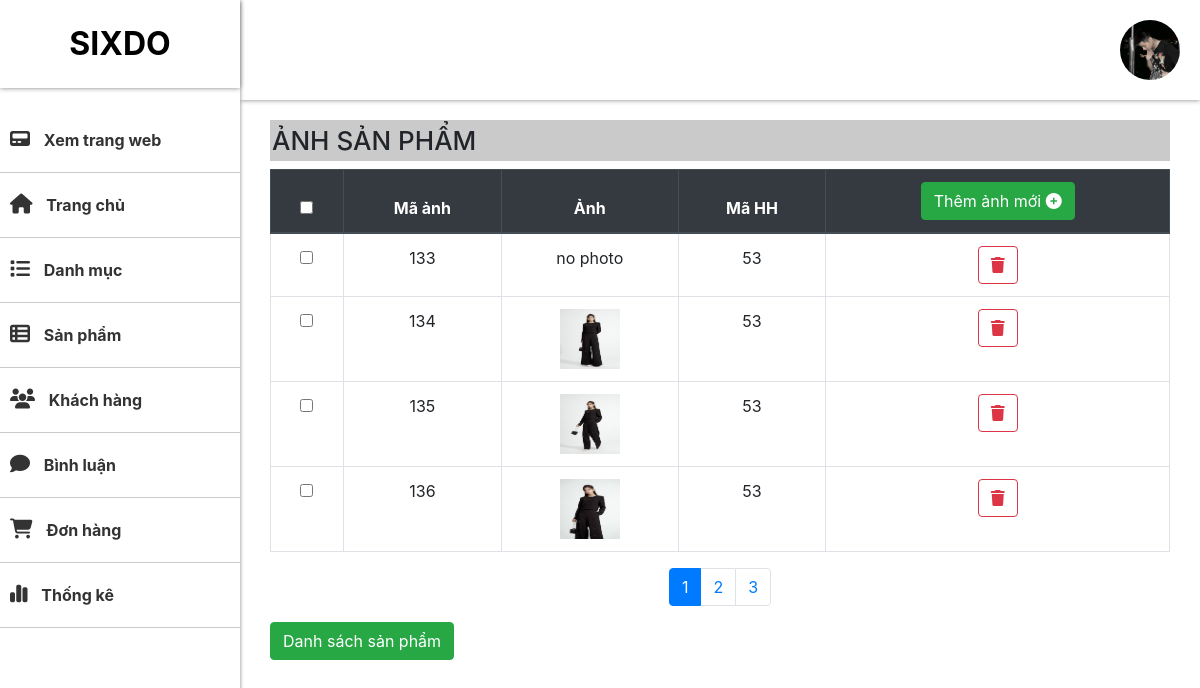
Page /admin/products/index.php?btn_img&Ma_SP=53 (signed in) on the committed database.
### tables this page shows
CREATE TABLE `img` (
  `id` int(11) NOT NULL,
  `Image` text NOT NULL,
  `Ma_SP` int(11) NOT NULL
);

### admin/products/index.php (called while the page is built, shortened)
<?php
require_once "../../dao/pdo.php";
require_once "../../dao/product.php";
require "../../global.php";
extract($_REQUEST);
$Ten_SP_error = $Price_error = $Price_Giam_error = $Mota_error = $ngay_nhap_error = $so_luot_xem_error = $ma_loai_error = $dac_biet_error = "";
if (exist_param("btn_list")) {
    $items = product_select_page('Ma_SP', 10);
    $VIEW_NAME = "list.php";
} else if (exist_param("btn_edit")) {
    $Ma_SP = $_REQUEST['Ma_SP'];
    $product_info = product_select_by_id($Ma_SP);
    extract($product_info);
    $loai_hang = loai_select_all('ASC');
    $VIEW_NAME = "edit.php";
} else if (exist_param("btn_delete")) {
    $Ma_SP = $_REQUEST['Ma_SP'];
    product_delete($Ma_SP);
    $items = product_select_page('Ma_SP', 10);
    $VIEW_NAME = "list.php";
} else if (exist_param("btn_img")) {
    $Ma_SP = $_REQUEST['Ma_SP'];
    $Image = img_select_page('id', 10, $Ma_SP);
} else if (exist_param("btn_img_delete")) {
    $id = $_REQUEST['id'];
    img_detele($id);
    $Ma_SP = $_REQUEST['Ma_SP'];
    $Image = img_select_page('id', 10, $Ma_SP);
    $VIEW_NAME = "img.php";
} elseif (exist_param("btn_img_new")) {
    $Ma_SP = $_REQUEST['Ma_SP'];
    $VIEW_NAME = "add_img.php";
} elseif (exist_param("btn_img_add")) {
    $Ma_SP = $_POST['Ma_SP'];
    save_multiple_file('Image', "$UPLOAD_URL/products/", $Ma_SP);
    $Image = img_select_page('id', 10, $Ma_SP);
    $VIEW_NAME = "img.php";
} else if (exist_param("btn_update")) {
    if (empty($_POST['ma_loai'])) {
        $ma_loai_error = "Không được để trống*";
    } else {
        $ma_loai = $_POST['ma_loai'];
    }
    if (empty($_POST['Ten_SP'])) {
        $Ten_SP_error = "Không được để trống*";
    } else {
        $Ten_SP = $_POST['Ten_SP'];
    }
    if (empty($_POST['Price'])) {
        $Price_error = "Không được để trống*";
    } else {
        $Price = $_POST['Price'];
        if (!is_numeric($Price)) {
            $Price_error = "Giá phải nhập số";
        } else if ($Price < 0) {
            $Price_error = "Giá phải nhập lớn hơn 0";
        }
    }
    if (empty($_POST['Price_Giam'])) {
        $Price_Giam_error = "Không được để trống*";
    } else {
        $Price_Giam = $_POST['Price'];
        if (!is_numeric($Price)) {
            $Price_Giam_error = "Giá phải nhập số";
        } else if ($Price < 0) {
            $Price_Giam_error = "Giá phải nhập lớn hơn 0";
        }
    }
    $dac_biet = $_POST['dac_biet'];
    if (empty($_POST['mo_ta'])) {
        $Mota_error = "Không được để trống*";
    } else {
        $Mota = $_POST['mo_ta'];
    }
    $so_luot_xem = $_POST['so_luot_xem'];
    if (empty($_POST['ngay_nhap'])) {
        $ngay_nhap_error = "Không được để trống*";
    } else {
        $ngay_nhap = $_POST['ngay_nhap'];
    }
    $id = $_POST['id'];
    if (empty($Ten_SP_error) && empty($Price_error) && empty($Price_Giam_error) && empty($Mota_error) && empty($ngay_nhap_error)  && empty($ma_loai_error)) {
        product_update($Ma_SP, $Ten_SP, $Price, $Price_Giam, $Mota, $ngay_nhap, $so_luot_xem, $ma_loai, $dac_biet);
        if (isset($_POST['Image'])) {
            $Image = save_file('Image', "$UPLOAD_URL/products/");
            img_update($id, $Image, $Ma_SP);
        }
        echo "<script>alert('Cập nhật sản phẩm thành công');</script>";
        $items = product_select_page('Ma_SP', 10);
        $VIEW_NAME = "list.php";
    } else {
        echo "<script>alert('Cập nhật sản phẩm thất bại');</script>";
        $loai_hang = loai_select_all('ASC');
        $VIEW_NAME = "edit.php";
    }
} else {
    $loai_hang = loai_select_all('ASC');
    $VIEW_NAME = "add.php";
}
require "../layout.php";

### global.php (called while the page is built, shortened)
<?php
$UPLOAD_URL = "../../upload";

### DAO/pdo.php (called while the page is built, shortened)
<?php
function pdo_get_connection()
{
    $dburl = "mysql:host=localhost;dbname=duan_1;charset=utf8";
    $username = 'root';
    $password = '';
    $conn = new PDO($dburl, $username, $password);
    $conn->setAttribute(PDO::ATTR_ERRMODE, PDO::ERRMODE_EXCEPTION);
    return $conn;
}
function pdo_query($sql)
{
    $sql_args = array_slice(func_get_args(), 1);
    try {
        $conn = pdo_get_connection();
        $stmt = $conn->prepare($sql);
        $stmt->execute($sql_args);
        $rows = $stmt->fetchAll();
        return $rows;
    } catch (PDOException $e) {
        throw $e;
    } finally {
        unset($conn);
    }
}

### DAO/product.php (called while the page is built, shortened)
<?php
require_once("pdo.php");
function img_select_page($order, $limit,$Ma_SP)
{
    $begin = ($_SESSION['page'] - 1) * $limit;
    $sql = "SELECT * FROM img WHERE Ma_SP=? ORDER BY $order ASC LIMIT $begin,$limit";
    return pdo_query($sql,$Ma_SP);
}

### admin/products/img.php (the view, shortened to what this page needs)
<section id="main">
    <div class="main-header">
    <div class="account-img">
                        <?php if (isset($_SESSION['user']) && $_SESSION['user']['Image'] != "") { ?>
                        <img src=" <?= $UPLOAD_URL . "/users/" . $_SESSION['user']['Image'] ?>" width="30" height="30"
                            class="account-image icon" alt="">
                        <?php } else { ?>
                        <?php }  ?>
                    </div>
    </div>
    <div class="content">
        <h1 class="heading">ẢNH SẢN PHẨM</h1>
        <div class="box box-primary">
            <div class="box-body">
                <form action="?btn_delete_all" method="post" class="table-responsive">
                    <table width="100%" class="table table-hover table-bordered text-center">
                        <thead class="thead-dark">
                            <tr>
                                <th><input type="checkbox" id="select-all"></th>
                                <th>Mã ảnh</th>
                                <th>Ảnh</th>
                                <th>Mã HH</th>
                                <th><a href="index.php?btn_img_new&Ma_SP=<?=$Ma_SP?>" class="btn btn-success text-white">Thêm ảnh mới
                                        <i class="fas fa-plus-circle"></i></a></th>
                            </tr>
                        </thead>
                        <tbody>
                            <?php
                            foreach ($Image as $Image) {
                                extract($Image);
                                $xoa_img = "index.php?btn_img_delete&id=" . $id."&Ma_SP=".$Ma_SP;
                                $img_path = $UPLOAD_URL . '/products/' . $Image;
                                if (is_file($img_path)) {
                                    $img = "<img src='$img_path' height='60' width='60' class='object-fit-contain'>";
                                } else {
                                    $img = "no photo";
                                }
                            ?>
                            <tr>
                                <td><input type="checkbox" name="id[]" value="<?= $id ?>"></td>
                                <td><?= $id ?></td>
                                <td><?= $img ?></td>
                                <td><?= $Ma_SP ?></td>
                                <td class="text-end">
                                    <a href="<?= $xoa_img ?>" class="btn btn-outline-danger btn-rounded"
                                        onclick="return confirm(' Bạn có Muốn Xóa Không')"><i
                                            class=" fas fa-trash"></i></a>
                                </td>
                            </tr>
                            <?php
                            }
                            ?>
                        </tbody>
                    </table>
                    <div class="mt-3" width="100%">
                        <ul class="pagination justify-content-center">
                            <?php
                             for ($i = 1; $i <= $_SESSION['total_page']; $i++) { ?>
                            <li class="page-item <?= $_SESSION['page'] == $i ? 'active' : '' ?>">
                                <a class="page-link" href="?btn_img&Ma_SP=<?=$Ma_SP?>&page=<?= $i ?>"><?= $i ?></a>
                            </li>
                            <?php } ?>
                        </ul>
                    </div>
                    <a href="index.php?btn_list"><input type="button" class="btn btn-success"
                                        value="Danh sách sản phẩm"></a>
                </form>
            </div>
        </div>
    </div>
</section>

### content/styles/admin.css (style rules this page uses)
* { margin: 0; padding: 0; box-sizing: border-box; }
body { font-family: "Lato", sans-serif; }
#main { margin-left: 20%; width: 100%; display: flex; flex-direction: column; gap: 20px; overflow: hidden; }
.main-header { top: 0; right: 0; left: 20%; box-shadow: 0 0 5px gray; height: 100px; padding: 20px; display: flex; justify-content: end; align-items: center; z-index: 1; }
.main-header img { width: 60px; height: 60px; object-fit: cover; border-radius: 100%; }
.content { padding: 0 30px; width: 100%; margin: 0 auto; }
.heading { padding: 5px 2px; font-size: 26px; background-color: rgba(128, 128, 128, 0.421); }

### rows in the picture
img: id "133", Image "no photo", Ma_SP "53"
img: id "134", Image (picture), Ma_SP "53"
img: id "135", Image (picture), Ma_SP "53"
img: id "136", Image (picture), Ma_SP "53"
